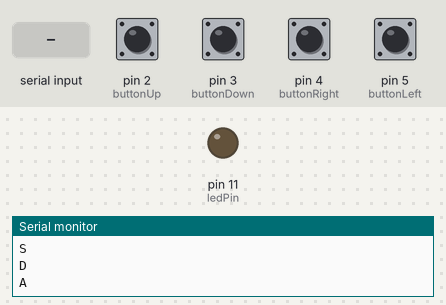
The sketch below on a simulated Arduino Uno, built with avr-gcc and run on an emulated ATmega328P. On the bench: output pins drawn as LEDs (lit = HIGH), the last lines printed to the serial monitor. Inputs (shaded band) come from the test bench; at power-on: pin 2 (buttonUp), pin 3 (buttonDown), pin 4 (buttonRight), pin 5 (buttonLeft) HIGH.

Above: at 1.3 s.
1.4 s: "90,45\n" received over Serial
At 2.0 s:
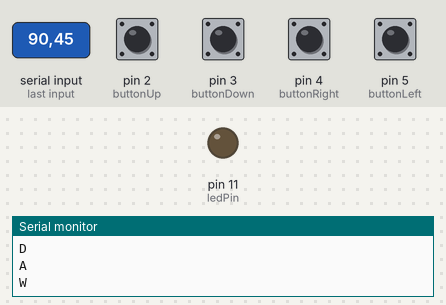
3.0 s: "30,150\n" received over Serial
At 3.16 s:
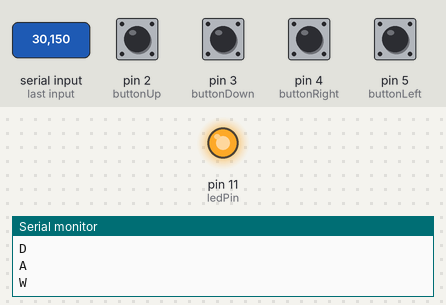
Timing chart, 0 to 6.0 s (numbered marks = the images above; inputs shaded):
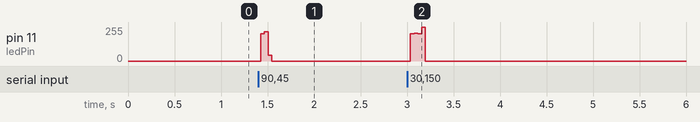

Measured:
- after the input at 1.4 s, pin 11 (ledPin): 0/255 → 204/255 at once, → 221/255 0.04 s later, → 42/255 0.04 s later, → 0/255 0.04 s later

The sketch:

final_project.ino
```cpp
const int ledPin = 11;
const int buttonUp = 2;
const int buttonDown = 3;
const int buttonRight = 4;
const int buttonLeft = 5;

int butUpStat = 0;
int butDownStat = 0;
int butRightStat = 0;
int butLeftStat = 0;
String rawVal = "";
int rawValInt = 0;

void setup() {
  Serial.begin(9600);
  delay(100);
  pinMode(ledPin, OUTPUT);
  pinMode(buttonUp, INPUT_PULLUP);
  pinMode(buttonDown, INPUT_PULLUP);
  pinMode(buttonRight, INPUT_PULLUP);
  pinMode(buttonLeft, INPUT_PULLUP);
}

void loop() {
  butUpStat = digitalRead(buttonUp);
  butDownStat = digitalRead(buttonDown);
  butRightStat = digitalRead(buttonRight);
  butLeftStat = digitalRead(buttonLeft);

  if (butUpStat == HIGH)
  {  Serial.println("W"); }
  delay(10);
  if (butDownStat == HIGH)
  {  Serial.println("S"); }
  delay(10);
  if (butRightStat == HIGH)
  {  Serial.println("D"); }
  delay(10);
  if (butLeftStat == HIGH)
  {  Serial.println("A"); }
  delay(10);

  byte brightness;
  if (Serial.available()) {
    if (Serial.read() != "\n")
      { rawVal = Serial.read();
        rawValInt = rawVal.toInt();
        brightness = map(rawValInt, 0, 60, 0, 255);
        analogWrite(ledPin, brightness);
      }
  }
  else
  { analogWrite(ledPin, 0); }
}
```
